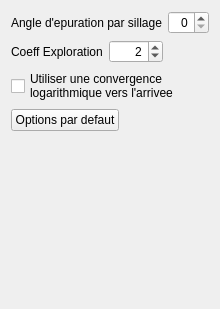
         <widget class="QWidget" name="advanced">
          <property name="geometry">
           <rect>
            <x>0</x>
            <y>0</y>
            <width>207</width>
            <height>309</height>
           </rect>
          </property>
          <attribute name="label">
           <string>Advanced options</string>
          </attribute>
          <layout class="QVBoxLayout" name="verticalLayout_23">
           <item>
            <layout class="QHBoxLayout" name="horizontalLayout_14">
             <item>
              <widget class="QLabel" name="label_16">
               <property name="text">
                <string>Angle d'epuration par sillage</string>
               </property>
              </widget>
             </item>
             <item>
              <widget class="QSpinBox" name="pruneWakeAngle">
               <property name="toolTip">
                <string/>
               </property>
               <property name="alignment">
                <set>Qt::AlignRight|Qt::AlignTrailing|Qt::AlignVCenter</set>
               </property>
               <property name="maximum">
                <number>60</number>
               </property>
              </widget>
             </item>
             <item>
              <spacer name="horizontalSpacer_11">
               <property name="orientation">
                <enum>Qt::Horizontal</enum>
               </property>
               <property name="sizeHint" stdset="0">
                <size>
                 <width>40</width>
                 <height>20</height>
                </size>
               </property>
              </spacer>
             </item>
            </layout>
           </item>
           <item>
            <layout class="QHBoxLayout" name="horizontalLayout_22">
             <item>
              <widget class="QLabel" name="label_15">
               <property name="text">
                <string>Coeff Exploration</string>
               </property>
              </widget>
             </item>
             <item>
              <widget class="QSpinBox" name="explo">
               <property name="alignment">
                <set>Qt::AlignRight|Qt::AlignTrailing|Qt::AlignVCenter</set>
               </property>
               <property name="suffix">
                <string/>
               </property>
               <property name="prefix">
                <string/>
               </property>
               <property name="minimum">
                <number>0</number>
               </property>
               <property name="maximum">
                <number>1000</number>
               </property>
               <property name="singleStep">
                <number>1</number>
               </property>
               <property name="value">
                <number>2</number>
               </property>
              </widget>
             </item>
             <item>
              <spacer name="horizontalSpacer_12">
               <property name="orientation">
                <enum>Qt::Horizontal</enum>
               </property>
               <property name="sizeHint" stdset="0">
                <size>
                 <width>40</width>
                 <height>20</height>
                </size>
               </property>
              </spacer>
             </item>
            </layout>
           </item>
           <item>
            <widget class="QCheckBox" name="log">
             <property name="text">
              <string>Utiliser une convergence
logarithmique vers l'arrivee</string>
             </property>
            </widget>
           </item>
           <item>
            <layout class="QHBoxLayout" name="horizontalLayout_23">
             <item>
              <widget class="QPushButton" name="Default">
               <property name="text">
                <string>Options par defaut</string>
               </property>
              </widget>
             </item>
             <item>
              <spacer name="horizontalSpacer_13">
               <property name="orientation">
                <enum>Qt::Horizontal</enum>
               </property>
               <property name="sizeHint" stdset="0">
                <size>
                 <width>40</width>
                 <height>20</height>
                </size>
               </property>
              </spacer>
             </item>
            </layout>
           </item>
           <item>
            <spacer name="verticalSpacer_7">
             <property name="orientation">
              <enum>Qt::Vertical</enum>
             </property>
             <property name="sizeHint" stdset="0">
              <size>
               <width>20</width>
               <height>212</height>
              </size>
             </property>
            </spacer>
           </item>
          </layout>
         </widget>
